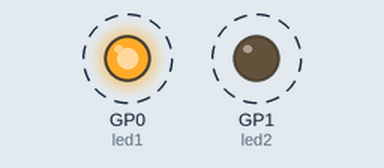
Simulated run of this program. Board: Raspberry Pi Pico running MicroPython. Shown: output pins drawn as LEDs (lit = HIGH). Dashed ring = blinking.

Above: at 0.2 s.
Timing chart, 0 to 4.6 s (numbered marks = the images above):
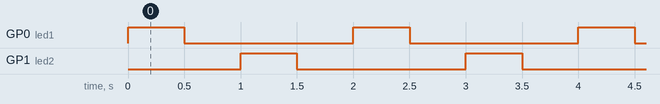

The program:

main.py
```python
"""
DESCRIPTION:
This example code will uses: Robo Pico and Raspberry Pi Pico / Pico W
to light up LEDs on Robo Pico using MicroPython.

AUTHOR  : Cytron Technologies Sdn Bhd
WEBSITE  : www.cytron.io
EMAIL    : support@cytron.io
"""
#import necessary libraries
from machine import Pin
import time

#initialize leds on GP0 and GP1 pins as output
led1 = Pin(0, Pin.OUT)
led2 = Pin(1, Pin.OUT)

while True:
    #led1 is light up for 0.5s then turned off
    led1.value(True)
    time.sleep(0.5)
    led1.value(False)
    time.sleep(0.5)

    #led2 is light up for 0.5s then turned off
    led2.value(True)
    time.sleep(0.5)
    led2.value(False)
    time.sleep(0.5)
```

Measured:
- by itself, GP0 (led1), GP1 (led2): alternates HIGH for 0.50 s and LOW for 1.5 s
- by itself, everything shown: repeats every 2.0 s, in 4 steps
